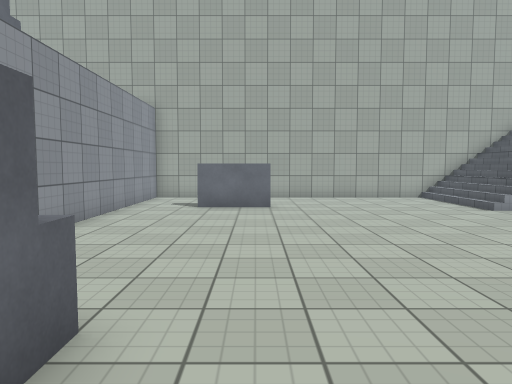
View 1 (above)

19 first-person views from a walk through a Unity game level. The camera is 1.4 m above the floor, tilts 4° down and sees 70° across. The floor is counted in squares, 1 m on a side. Each view is taken from the middle of a square. On the plan, view 1 faces up. The plan holds only what a view shows up to about 16 squares ahead; the rest is blank. The place goes on beyond the plan. The player character is not drawn. Some animated figures are left out. Some surface patterns are stand-ins.

View 2
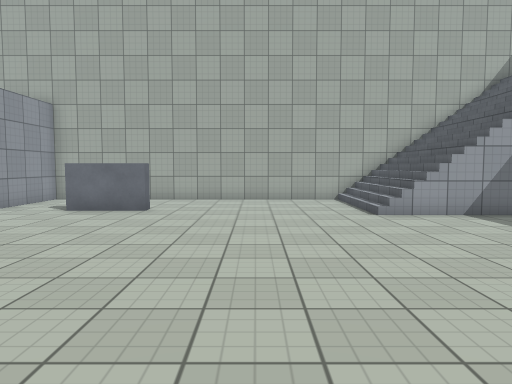

View 3
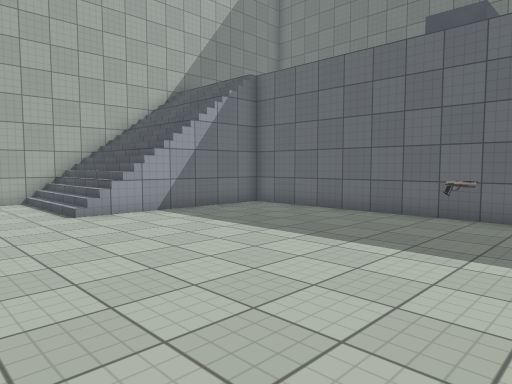

View 4
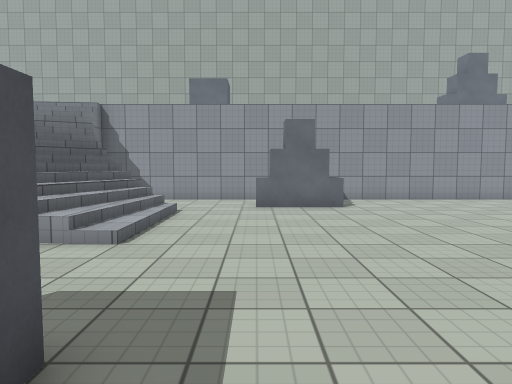

View 5
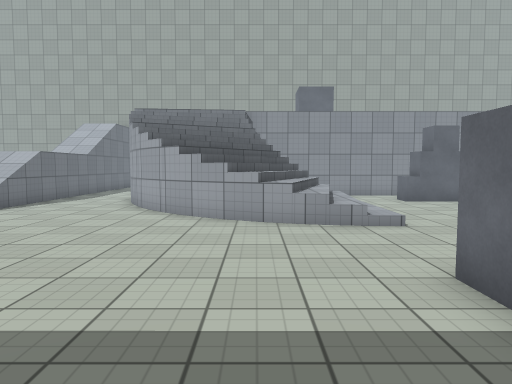

View 6
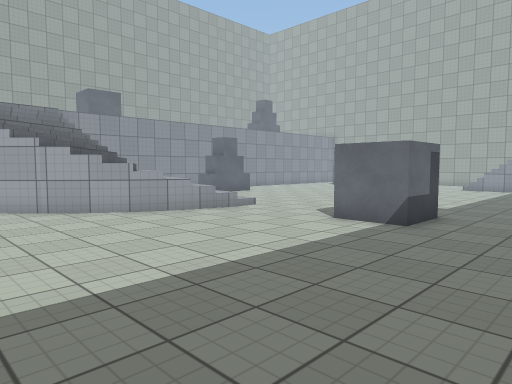

View 7
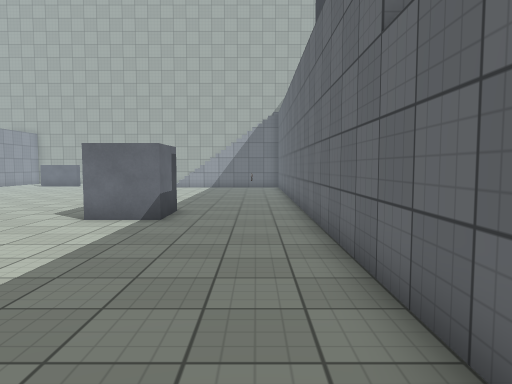

View 8
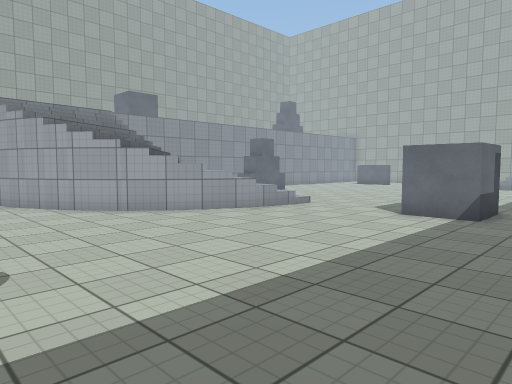

View 9
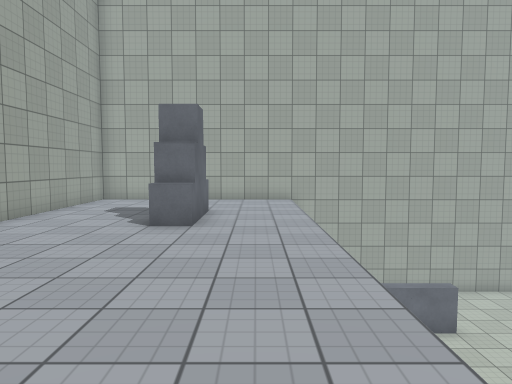

View 10
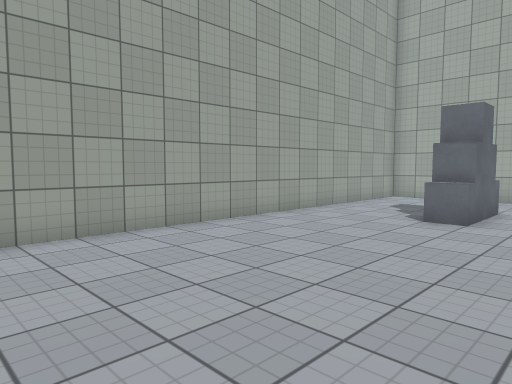

View 11
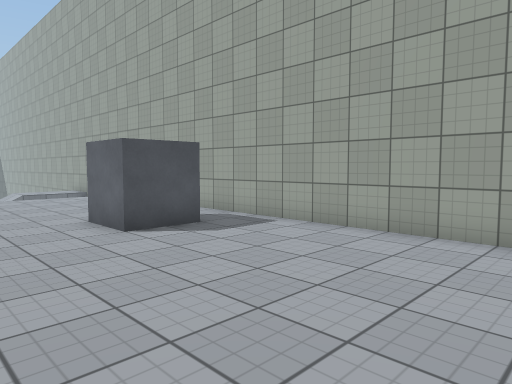

View 12
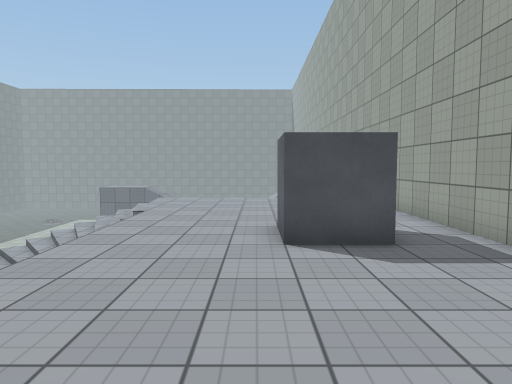

View 13
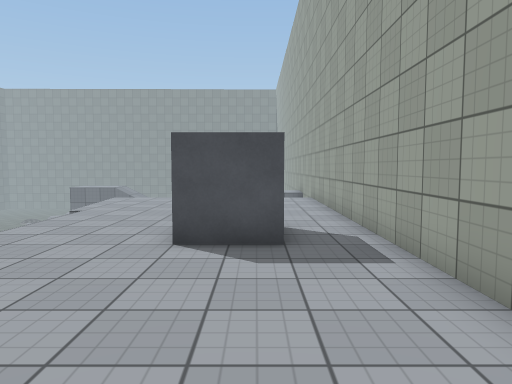

View 14
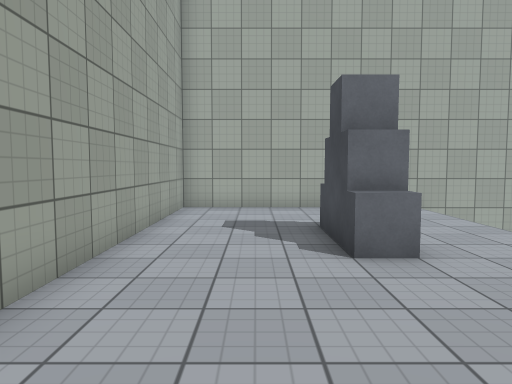

View 15
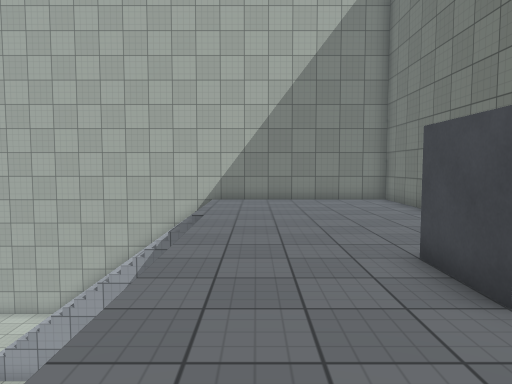

View 16
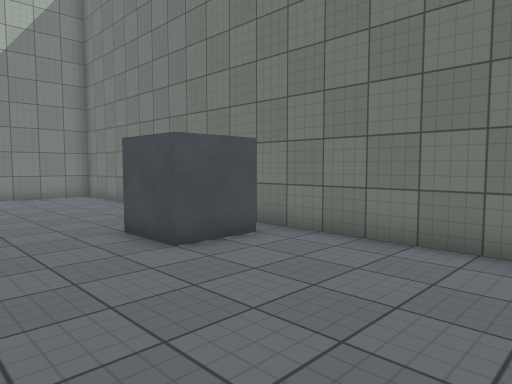

View 17
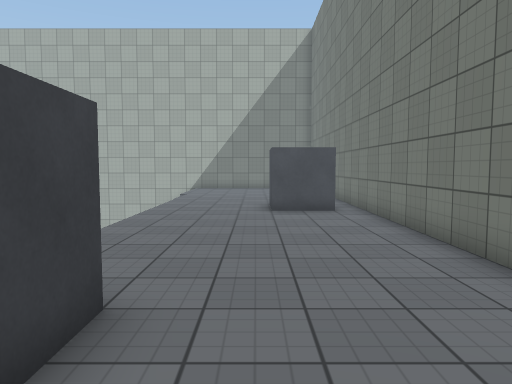

View 18
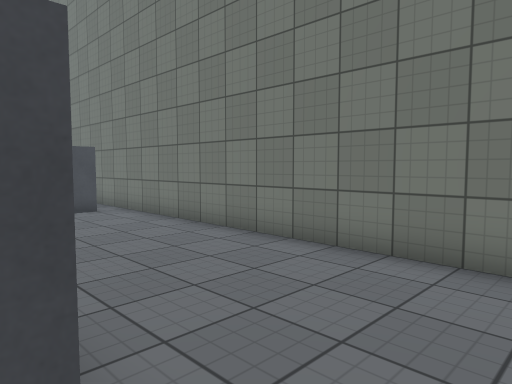

View 19
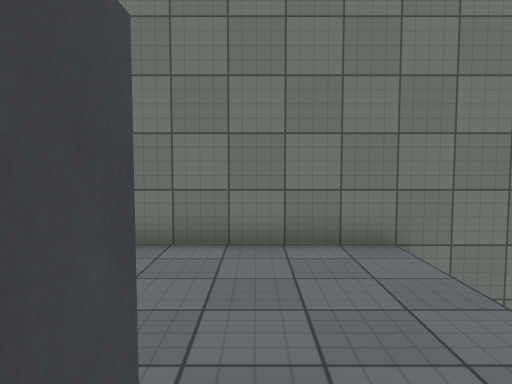

### Floor plan
Key: @ floor where view 1 was taken; # wall or solid block; . main floor; : floor 1.5 m higher than the main floor; + floor 2.75 m higher than the main floor; * floor 4 m higher than the main floor; % floor 5 m higher than the main floor; / step, stairs or slope; = window, fence, low wall or low ledge; ^ raised ledge; v drop or lower ground; O other object.
Columns run from 13 left of view 1 to 22 right of it. Each row starts with its distance up from view 1.
 17 ####################################
 16 #********..  ........///////%%%%%%%#
 15 #********..  ........///////%%%%%%%#
 14 #********... ........///////%%%%%%%#
 13 #********..^^^.......///////%%%%%%%#
 12 #****#***............///////%%%%%%%
 11 #****#***...................%%%%%%%
 10 #****#***...................%%%%%%
  9 #********...................%%%%%% #
  8 #********...................%%%%% %#
  7 #********...................%%%%% %#
  6 #********...................%%%%# %#
  5 #********...................%%%%##%#
  4 #********.................O.%%%%%%%#
  3 #********  ^..............O.%%%%%%%#
  2 #*******   #................%%%%%%%#
  1 #********  #................%%%%%%%#
  0 #********..^.@..............%%%%%%%#
 -1 #********...................%%%%%%%#
 -2 #**##****.............##.... %%%%%%#
 -3 #** #****..../////....##.... %%%%%%#
 -4 #** *****   =/////..........##%%%%%#
 -5 #** *****   /////=..........##%%%%%#
 -6 #** ***** #//////=..........% %%%%%#
 -7 #********///////:........... %%%%%%#
 -8 #********////// ............  %%%%%#
 -9 #********//////.............       #
-10 #********////+v.............       #
-11 #* *******///...............       #
-12           ................ .
-13           ....... ....... .
-14           ......          .

Where each view was taken, in squares from view 1:
view 1: 0 up, 0 right, facing up
view 2: 1 up, 4 right, facing up
view 3: 1 up, 4 right, facing up-right
view 4: 0 up, 11 right, facing left
view 5: 6 down, 13 right, facing left
view 6: 12 down, 14 right, facing up-left
view 7: 13 down, 13 right, facing up
view 8: 14 down, 13 right, facing up-left
view 9: 1 up, 6 left, facing up
view 10: 0 up, 5 left, facing up-left
view 11: 6 up, 5 left, facing down-left
view 12: 5 up, 8 left, facing down
view 13: 5 up, 10 left, facing down
view 14: 4 up, 10 left, facing up
view 15: 1 up, 16 right, facing up
view 16: 1 down, 15 right, facing up-right
view 17: 7 down, 18 right, facing up
view 18: 7 down, 16 right, facing up-right
view 19: 6 down, 15 right, facing right
